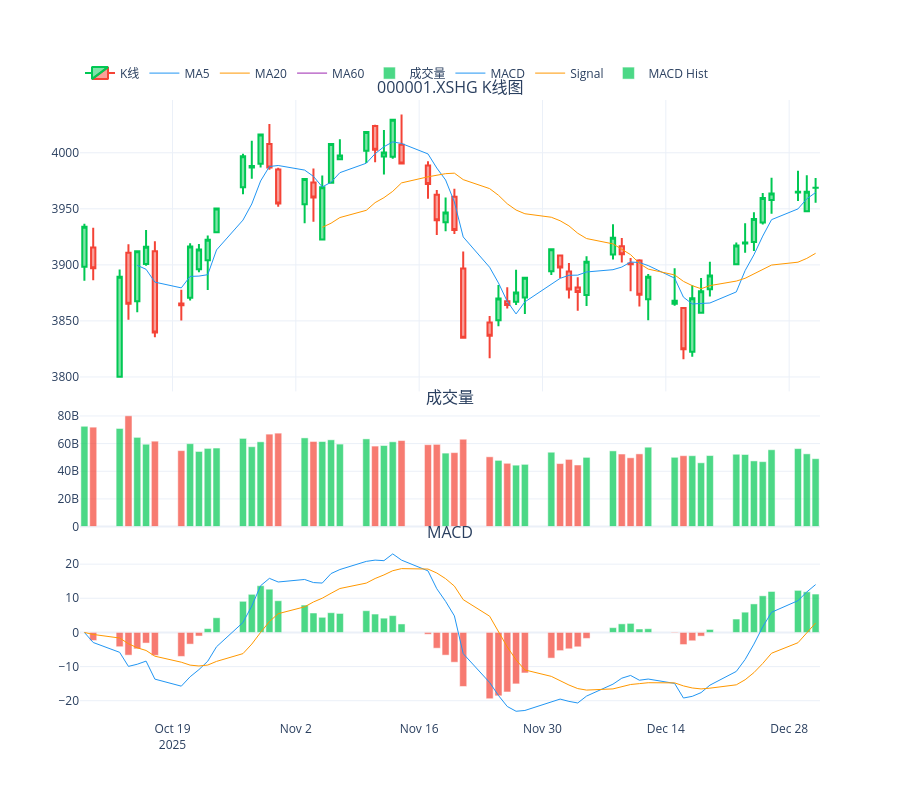

Notebook source saved alongside this figure:
### Markdown cell above
## 5. 绘制 K 线图与技术指标

使用 `ChartEngine` 绘制专业 K 线图：
- 获取最近 90 天的价格数据（开高低收、成交量）
- 绘制 K 线图并叠加技术指标（如均线）
- 使用 Plotly 生成交互式图表，支持缩放和悬停查看详情

### Code cell
# K线图（带错误处理）
engine = ChartEngine()
START_DATE = (datetime.now() - timedelta(days=90)).strftime('%Y-%m-%d')

with ErrorBoundary("获取价格数据") as eb:
    if jq is None:
        raise RuntimeError("JQData客户端未初始化")
    df = jq.get_price(INDEX_CODE, start_date=START_DATE, end_date=today, 
                      frequency='daily', fields=['open', 'high', 'low', 'close', 'volume'])

if not eb.has_error and df is not None and len(df) > 0:
    with ErrorBoundary("绘制K线图") as eb2:
        fig = engine.plot_candlestick_with_indicators(df, title=f'{INDEX_CODE} K线图')
        fig.show()
else:
    print('⚠️ 无法绘制K线图')
